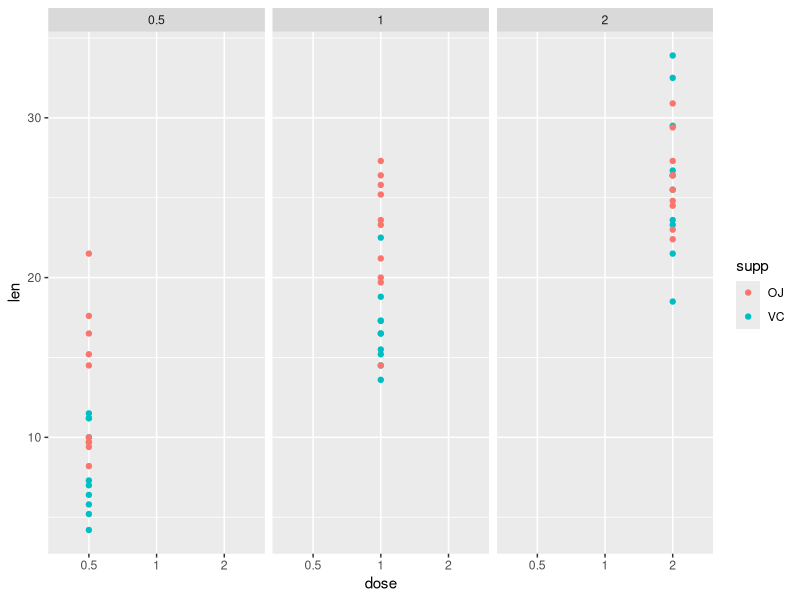

Generate this figure with R:
## ---- chunk 1
data(ToothGrowth)

ToothGrowth$dose <- factor(ToothGrowth$dose)

summary(ToothGrowth)
## ---- chunk 2
library(ggplot2)

g <- ggplot(data=ToothGrowth, 
            aes(y=len, x=dose, colour=supp, group=dose))
g <- g + geom_point()
g <- g + facet_grid(.~dose)
            
g
## ---- chunk 3
vc_05 <- ToothGrowth[1:10,]
vc_10 <- ToothGrowth[11:20,]
vc_20 <- ToothGrowth[21:30,]
oj_05 <- ToothGrowth[31:40,]
oj_10 <- ToothGrowth[41:50,]
oj_20 <- ToothGrowth[51:60,]
## ---- chunk 4
t.test(vc_05$len, oj_05$len, paired=TRUE)
## ---- chunk 5
t.test(vc_10$len, oj_10$len, paired=TRUE)
## ---- chunk 6
t.test(vc_20$len, oj_20$len, paired=TRUE)
